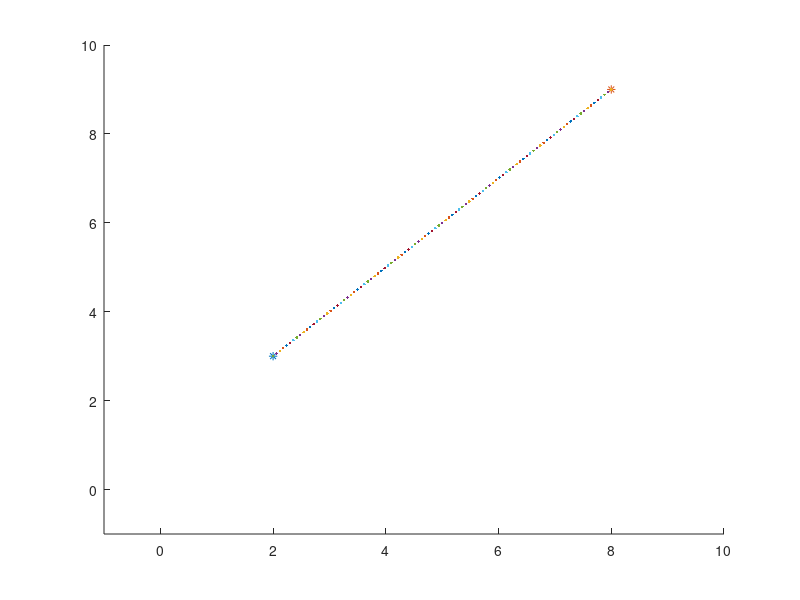

Reproduce this figure in MATLAB.
p = [2,3];
q = [8,9];
lambda = 0:0.01:1;
scatter(p(1,1),p(1,2),'*')
hold on
scatter(q(1,1),q(1,2),'*')
hold on
for i = 1:length(lambda)    
    y = lambda(i).*p + (1-lambda(i)).*q;
    scatter(y(1,1),y(1,2),'.')
    hold on
end
axis([-1 10 -1 10])



